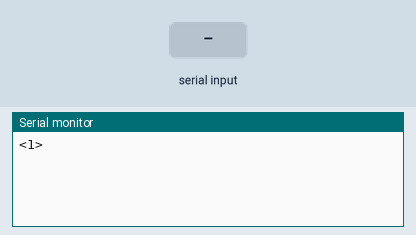
This sketch was run on a simulated Arduino Uno, built with avr-gcc and run on an emulated ATmega328P. On the bench: the last lines printed to the serial monitor. The test bench sets the inputs (shaded band).

Above: at 1.3 s.
1.4 s: "1" received over the second serial link
At 2.5 s:
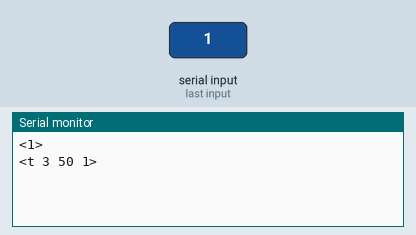
At 7.6 s:
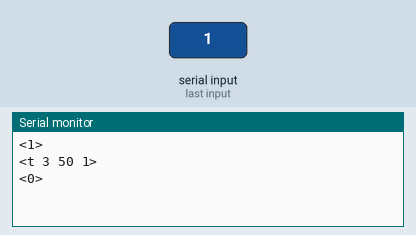

Measured:
- after the input at 1.4 s, the serial monitor: prints a new line after 0.11 s (image 1)

The sketch:

Final_DCC_example.ino
```cpp
#include <SoftwareSerial.h>
SoftwareSerial SoftSerial(8, 9); // The Rx and Tx pins of ATmega328 -> ACIA (Txd and Rxd respectively)

  byte a = 0x00;
  byte ap = 0x00; // Stores the previous value (0x## is Hexadecimal)
  byte nmask = 0b00001111; // Strips the high nibble (STrain)
  byte smask = 0b11110000; // Strips the low nibble (NTrain)
  byte ntrain = 0;
  byte strain = 0;
  byte ntrainp = 0; // Hold a history of the last value
  byte strainp = 0;

void setup() {
  Serial.begin(115200); // FTDI cable to computer speed, 115200 might not be reliable
  SoftSerial.begin(9600); // Buad rate for ACIA, which is near it's max 9600
  Serial.println("<1>"); // Turns on track power!
  delay(100);
}

void loop() {
  byte c = 0x31; // Any Byte triggers a reply from SBC with the byte containing STrain and NTrain

  delay(190); // A delay for testing
  SoftSerial.write(c); // Send a byte to the ACIA to trigger it to query the signal sensor board and return STrain|Ntrain in a byte
  SoftSerial.flush(); // Waits for above Tx to finish sending before proceeding
  delay(10); // Waits a short while to allow the next step to process the returned byte, might not be necessary with flush()

  if (SoftSerial.available() > 0) {  // Checks if ACIA sent a byte
    a = SoftSerial.read(); // Get the byte from ACIA
    if (a != ap){  // Checks if the byte received is different from the last one
      ntrain = a & nmask;
      strain = (a & smask) >> 4;
      if (ntrain != ntrainp){
        // Code here runs when NTrain has changed
        if (ntrain != 0){ // Tests for when North block gets occupied (NTrain NOT zero)
          function1();
        }
      }
      if (strain != strainp){
        // Put any code you want when STrain has changed

      }
      ntrainp = ntrain;
      strainp = strain;
      ap = a; //Update the record for next loop
    }
  }
}

 void function1() { // Put your code here e.g. waiting for hall effect sensor then do something like stop the train
    Serial.println("<t 3 50 1>"); // cab speed dir, speed 0..127 or -1 Estop, dir 1=forward 0=reverse
    delay(5000);
    Serial.println("<0>"); // turns off track power, aka track kill
 }
```
